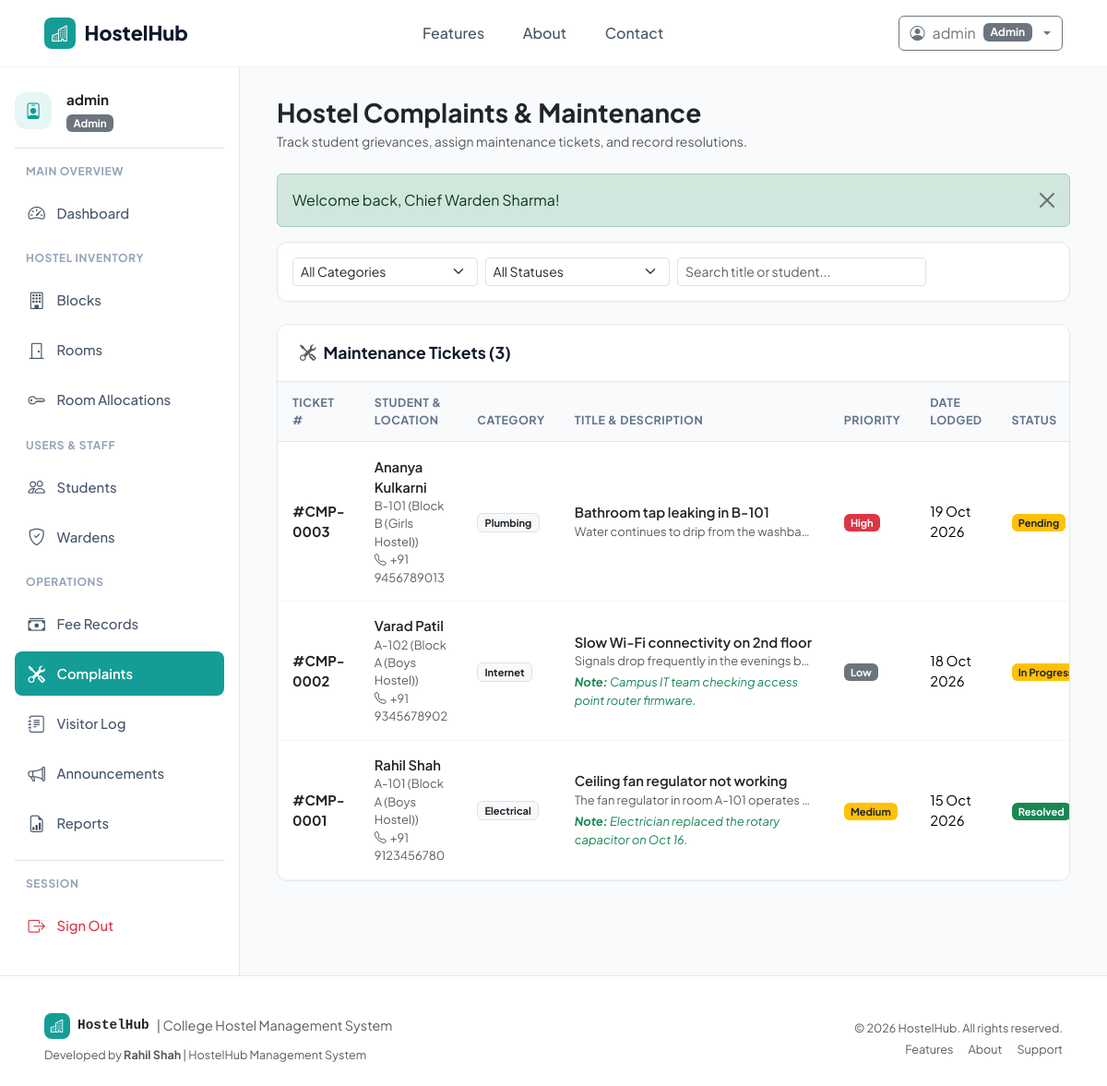
Screenshot of /admin/complaints.php (signed in) with the database file from the repository.
### tables this page shows
CREATE TABLE `complaints` (
    `ComplaintID` INT AUTO_INCREMENT PRIMARY KEY,
    `StudentID` INT NOT NULL,
    `Category` ENUM('Electrical', 'Plumbing', 'Carpentry', 'Internet', 'Cleanliness', 'Security', 'Other') NOT NULL DEFAULT 'Other',
    `Title` VARCHAR(150) NOT NULL,
    `Description` TEXT NOT NULL,
    `Date` DATE NOT NULL,
    `Priority` ENUM('Low', 'Medium', 'High') NOT NULL DEFAULT 'Medium',
    `Status` ENUM('Pending', 'In Progress', 'Resolved', 'Rejected') NOT NULL DEFAULT 'Pending',
    `AdminRemarks` TEXT NULL,
    `ResolvedAt` DATETIME NULL,
    `CreatedAt` TIMESTAMP DEFAULT CURRENT_TIMESTAMP,
    FOREIGN KEY (`StudentID`) REFERENCES `students`(`StudentID`) ON DELETE CASCADE
);

CREATE TABLE `students` (
    `StudentID` INT AUTO_INCREMENT PRIMARY KEY,
    `Name` VARCHAR(100) NOT NULL,
    `Email` VARCHAR(100) NOT NULL UNIQUE,
    `Phone` VARCHAR(20) NOT NULL,
    `Gender` ENUM('Male', 'Female', 'Other') NOT NULL,
    `Course` VARCHAR(100) NOT NULL,
    `Year` INT NOT NULL DEFAULT 1,
    `EmergencyContact` VARCHAR(100) NOT NULL,
    `EmergencyPhone` VARCHAR(20) NOT NULL,
    `Address` TEXT NULL,
    `RoomID` INT NULL,
    `CreatedAt` TIMESTAMP DEFAULT CURRENT_TIMESTAMP,
    FOREIGN KEY (`RoomID`) REFERENCES `rooms`(`RoomID`) ON DELETE SET NULL
);

CREATE TABLE `rooms` (
    `RoomID` INT AUTO_INCREMENT PRIMARY KEY,
    `RoomNumber` VARCHAR(20) NOT NULL,
    `Type` VARCHAR(50) NOT NULL DEFAULT 'Double',
    `Capacity` INT NOT NULL DEFAULT 2,
    `Occupied` INT NOT NULL DEFAULT 0,
    `FeePerSemester` DECIMAL(10,2) NOT NULL DEFAULT 25000.00,
    `Status` ENUM('Available', 'Full', 'Maintenance') NOT NULL DEFAULT 'Available',
    `BlockID` INT NOT NULL,
    `CreatedAt` TIMESTAMP DEFAULT CURRENT_TIMESTAMP,
    FOREIGN KEY (`BlockID`) REFERENCES `blocks`(`BlockID`) ON DELETE CASCADE,
    UNIQUE KEY `unique_block_room` (`BlockID`, `RoomNumber`)
);

CREATE TABLE `blocks` (
    `BlockID` INT AUTO_INCREMENT PRIMARY KEY,
    `BlockName` VARCHAR(50) NOT NULL UNIQUE,
    `Gender` ENUM('Boys', 'Girls', 'Coed') NOT NULL,
    `Description` VARCHAR(255) NULL,
    `CreatedAt` TIMESTAMP DEFAULT CURRENT_TIMESTAMP
);

### admin/complaints.php (the view, shortened to what this page needs)
<?php
require_once __DIR__ . '/../config/database.php';
require_once __DIR__ . '/../includes/helpers.php';
$where = "1=1";
$params = [];
$stmt = $pdo->prepare("
    SELECT
        c.*,
        s.Name as StudentName, s.Phone as StudentPhone,
        r.RoomNumber, b.BlockName
    FROM complaints c
    JOIN students s ON c.StudentID = s.StudentID
    LEFT JOIN rooms r ON s.RoomID = r.RoomID
    LEFT JOIN blocks b ON r.BlockID = b.BlockID
    WHERE {$where}
    ORDER BY c.ComplaintID DESC
");
$stmt->execute($params);
$complaints = $stmt->fetchAll();
require_once __DIR__ . '/../includes/header.php';
?>
<div class="dashboard-container">
    <?php require_once __DIR__ . '/../includes/sidebar.php'; ?>
    <main class="main-content">
        <div class="d-flex flex-wrap justify-content-between align-items-center mb-4 gap-3">
            <div>
                <h3 class="fw-bold text-dark mb-1">Hostel Complaints & Maintenance</h3>
                <p class="text-muted small mb-0">Track student grievances, assign maintenance tickets, and record resolutions.</p>
            </div>
        </div>
        <?php display_flash(); ?>
        <div class="content-card mb-4">
            <div class="p-3">
                <form method="GET" action="complaints.php" class="row g-2 align-items-center">
                    <div class="col-md-3">
                        <select name="category" class="form-select form-select-sm" onchange="this.form.submit()">
                            <option value="">All Categories</option>
                        </select>
                    </div>
                    <div class="col-md-3">
                        <select name="status" class="form-select form-select-sm" onchange="this.form.submit()">
                            <option value="">All Statuses</option>
                        </select>
                    </div>
                    <div class="col-md-4">
                        <input type="text" class="form-control form-control-sm" placeholder="Search title or student..." data-table-search="#complaintsTable">
                    </div>
                </form>
            </div>
        </div>
        <div class="content-card">
            <div class="content-card-header">
                <h6 class="content-card-title"><i class="bi bi-tools me-2 text-muted"></i>Maintenance Tickets (<?= count($complaints) ?>)</h6>
            </div>
            <div class="table-responsive">
                <table class="table table-custom align-middle" id="complaintsTable">
                    <thead>
                        <tr>
                            <th>Ticket #</th>
                            <th>Student & Location</th>
                            <th>Category</th>
                            <th>Title & Description</th>
                            <th>Priority</th>
                            <th>Date Lodged</th>
                            <th>Status</th>
                        </tr>
                    </thead>
                    <tbody>
                        <?php if (empty($complaints)): ?>
                            <tr><td colspan="8" class="text-center py-4 text-muted">No complaints match your criteria.</td></tr>
                        <?php else: ?>
                            <?php foreach ($complaints as $c): ?>
                                <tr>
                                    <td>
                                        <span class="fw-bold text-dark">#CMP-<?= str_pad($c['ComplaintID'], 4, '0', STR_PAD_LEFT) ?></span>
                                    </td>
                                    <td>
                                        <div class="fw-semibold text-dark"><?= htmlspecialchars($c['StudentName']) ?></div>
                                        <div class="small text-muted"><?= htmlspecialchars($c['RoomNumber'] ?? 'N/A') ?> (<?= htmlspecialchars($c['BlockName'] ?? '-') ?>)</div>
                                        <div class="small text-muted"><i class="bi bi-telephone me-1"></i><?= htmlspecialchars($c['StudentPhone']) ?></div>
                                    </td>
                                    <td>
                                        <span class="badge bg-light text-dark border"><?= htmlspecialchars($c['Category']) ?></span>
                                    </td>
                                    <td>
                                        <div class="fw-semibold text-dark"><?= htmlspecialchars($c['Title']) ?></div>
                                        <div class="small text-muted text-truncate" style="max-width: 260px;" title="<?= htmlspecialchars($c['Description']) ?>">
                                            <?= htmlspecialchars($c['Description']) ?>
                                        </div>
                                        <?php if (!empty($c['AdminRemarks'])): ?>
                                            <div class="small text-success mt-1 fst-italic">
                                                <strong>Note:</strong> <?= htmlspecialchars($c['AdminRemarks']) ?>
                                            </div>
                                        <?php endif; ?>
                                    </td>
                                    <td>
                                        <span class="badge <?= $c['Priority'] === 'High' ? 'bg-danger' : ($c['Priority'] === 'Medium' ? 'bg-warning text-dark' : 'bg-secondary') ?>">
                                            <?= htmlspecialchars($c['Priority']) ?>
                                        </span>
                                    </td>
                                    <td><?= format_date($c['Date']) ?></td>
                                    <td><?= get_status_badge($c['Status']) ?></td>
                                </tr>
                            <?php endforeach; ?>
                        <?php endif; ?>
                    </tbody>
                </table>
            </div>
        </div>
    </main>
</div>
<?php require_once __DIR__ . '/../includes/footer.php'; ?>

### includes/helpers.php (shortened to what this page needs)
<?php
function display_flash(): void {
    if (!empty($_SESSION['flash'])) {
        $type = htmlspecialchars($_SESSION['flash']['type']);
        $message = htmlspecialchars($_SESSION['flash']['message']);
        echo '<div class="alert alert-' . $type . ' alert-dismissible fade show" role="alert">
                ' . $message . '
                <button type="button" class="btn-close" data-bs-dismiss="alert" aria-label="Close"></button>
              </div>';
    }
}
function format_date(?string $datetime, bool $includeTime = false): string {
    $ts = strtotime($datetime);
    return date($includeTime ? 'd M Y, h:i A' : 'd M Y', $ts);
}
function get_status_badge(string $status): string {
    $normalized = strtolower(trim($status));
    $badgeClass = match ($normalized) {
        'active', 'paid', 'resolved', 'checked in', 'available' => 'bg-success',
        'pending', 'in progress', 'double', 'triple'           => 'bg-warning text-dark',
        'overdue', 'rejected', 'full', 'inactive'              => 'bg-danger',
        'maintenance', 'vacated', 'transferred', 'checked out' => 'bg-secondary',
        default                                                => 'bg-info text-dark'
    };
    return '<span class="badge ' . $badgeClass . '">' . htmlspecialchars($status) . '</span>';
}

### assets/css/style.css (style rules this page uses)
:root { --primary-teal: #149d96; --primary-teal-hover: #0f827c; --primary-teal-light: #e6f6f5; --primary-teal-border: #b2e4e1; --text-dark: #0f172a; --text-muted: #64748b; --bg-light: #f8fafc; --bg-card: #ffffff; --border-color: #e2e8f0; --sidebar-width: 260px; }
html, body { max-width: 100%; overflow-x: hidden; }
body { font-family: 'Plus Jakarta Sans', 'Inter', -apple-system, BlinkMacSystemFont, "Segoe UI", Roboto, sans-serif; color: var(--text-dark); background-color: var(--bg-light); min-height: 100vh; display: flex; flex-direction: column; }
.dashboard-container { display: flex; min-height: calc(100vh - 70px); }
.main-content { flex-grow: 1; padding: 2rem 2.5rem; background-color: var(--bg-light); overflow-x: hidden; }
.content-card { background: #ffffff; border: 1px solid var(--border-color); border-radius: 12px; box-shadow: 0 1px 3px rgba(0,0,0,0.02); margin-bottom: 2rem; overflow: hidden; }
.content-card-header { padding: 1.25rem 1.5rem; border-bottom: 1px solid var(--border-color); display: flex; align-items: center; justify-content: space-between; background-color: #ffffff; }
.content-card-title { font-size: 1.1rem; font-weight: 700; margin: 0; color: #0f172a; }
.table-custom { margin-bottom: 0; }
.table-custom th { font-size: 0.78rem; text-transform: uppercase; letter-spacing: 0.04em; color: #64748b; background-color: #f8fafc; border-bottom: 1px solid #e2e8f0; padding: 0.85rem 1rem; }
.table-custom td { padding: 0.95rem 1rem; vertical-align: middle; border-bottom: 1px solid #f1f5f9; font-size: 0.925rem; }

### rows the page displays
complaints: ComplaintID "0003", StudentID.Name "Ananya Kulkarni", rooms.RoomNumber "B-101", blocks.BlockName "Block B (Girls Hostel)", StudentID.Phone "+91 9456789013", Category "Plumbing", Title "Bathroom tap leaking in B-101", Description "Water continues to drip from the washba…", Priority "High", Date "19 Oct 2026", Status "Pending"
complaints: ComplaintID "0002", StudentID.Name "Varad Patil", rooms.RoomNumber "A-102", blocks.BlockName "Block A (Boys Hostel)", StudentID.Phone "+91 9345678902", Category "Internet", Title "Slow Wi-Fi connectivity on 2nd floor", Description "Signals drop frequently in the evenings b…", AdminRemarks "Campus IT team checking access point router firmware.", Priority "Low", Date "18 Oct 2026", Status "In…"
complaints: ComplaintID "0001", StudentID.Name "Rahil Shah", rooms.RoomNumber "A-101", blocks.BlockName "Block A (Boys Hostel)", StudentID.Phone "+91 9123456780", Category "Electrical", Title "Ceiling fan regulator not working", Description "The fan regulator in room A-101 operates…", AdminRemarks "Electrician replaced the rotary capacitor on Oct 16.", Priority "Medium", Date "15 Oct 2026", Status "Resolved"

### other values shown
$currentUser['Username'] "admin"
$currentUser['Role'] "Admin"
$_SESSION['user']['Username'] "admin"
$role "Admin"
$message "Welcome back, Chief Warden Sharma!"
count($complaints) "3"
APP_NAME "HostelHub"
APP_TITLE "College Hostel Management System"
